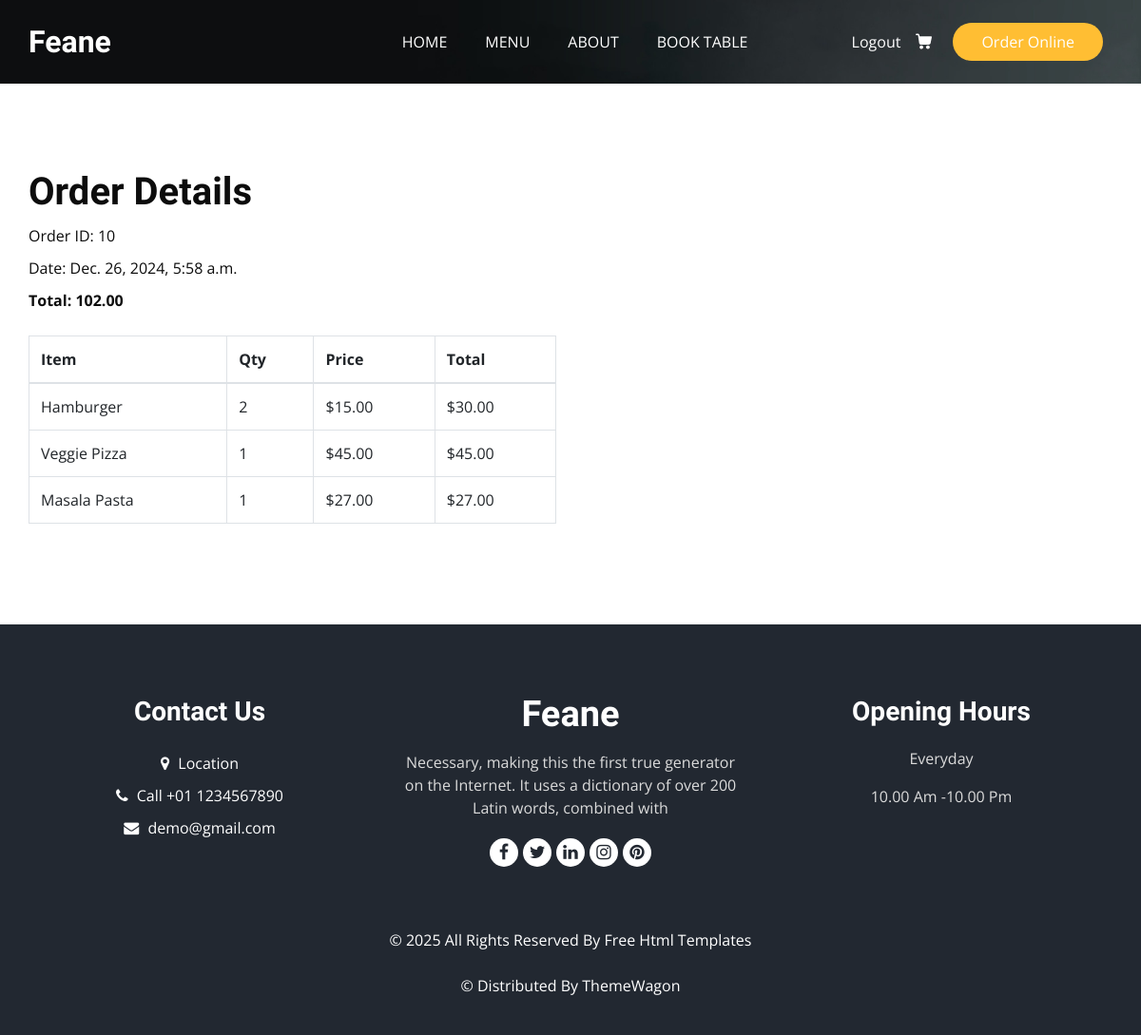
Page /order/10 (signed in) on the committed database.
### Base_App/models.py (models this page shows, shortened)
class Order(models.Model):
    user = models.ForeignKey(User, on_delete=models.CASCADE)
    created_at = models.DateTimeField(auto_now_add=True)
    total_price = models.DecimalField(max_digits=10, decimal_places=2)
    is_completed = models.BooleanField(default=False)

class OrderItem(models.Model):
    order = models.ForeignKey(Order, on_delete=models.CASCADE,related_name='items')
    dish = models.ForeignKey(Dish, on_delete=models.CASCADE)
    quantity = models.PositiveIntegerField(default=1)
    price = models.DecimalField(max_digits=10, decimal_places=2)
    @property
    def total_price(self):
        return self.dish.price * self.quantity

class Dish(models.Model):
    name = models.CharField(max_length=50)
    description = models.TextField()
    price = models.DecimalField(max_digits=6,decimal_places=2)
    image = models.ImageField(upload_to='dishes/')
    category = models.ForeignKey(Category,on_delete=models.CASCADE,related_name='dishes')

### Base_App/views.py (the view)
# urls.py: path('order/<int:order_id>',order_details,name='order_details')
@login_required
def order_details(request,order_id):
    order=Order.objects.filter(id=order_id,user=request.user).first()
    if not order:
        messages.error(request,"Order not found")
        return redirect('home')
    return render(request,'order_details.html',{'order':order})

### templates/order_details.html
{% extends "base.html" %}
{% block class %}
class="sub_page"
{% endblock class %}
{% block book %}
  <section class="book_section layout_padding">
    <div class="container">
      <div class="heading_container">
        <h2>
          Order Details
        </h2>
        <p>Order ID: {{order.id}}</p>
        <p>Date: {{order.created_at}}</p>
        <p><b>Total: {{order.total_price}}</b></p>
      </div>
      <div class="row">
        <div class="col-sm-4 col-md-6">
          <table class="table  table-bordered">
            <thead>
              <tr>
                  <th>Item</th>
                  <th>Qty</th>
                  <th>Price</th>
                  <th>Total</th>
              </tr>
            </thead>
            <tbody class="table-group-divider">
              {% for item in order.items.all %}
              <tr>
                  <td>{{item.dish.name}}</td>
                  <td>{{item.quantity}}</td>
                  <td>${{item.price}}</td>
                  <td>${{item.total_price}}</td>
              </tr>
              {% endfor %}
            </tbody>
          </table>
        </div>
      </div>
    </div>
  </section>
{% endblock book %}

### static/css/style.css (style rules this page uses)
body { font-family: "Open Sans", sans-serif; color: #0c0c0c; background-color: #ffffff; overflow-x: hidden; }
.layout_padding { padding: 90px 0; }
h1, h2 { font-family: 'Dancing Script', cursive; }
.heading_container { display: -webkit-box; display: -ms-flexbox; display: flex; -webkit-box-orient: vertical; -webkit-box-direction: normal; -ms-flex-direction: column; flex-direction: column; -webkit-box-align: start; -ms-flex-align: start; align-items: flex-start; }
.heading_container h2 { position: relative; margin-bottom: 0; font-size: 2.5rem; font-weight: bold; }
.heading_container p { margin-top: 10px; margin-bottom: 0; }
.book_section { position: relative; }
.book_section .heading_container { margin-bottom: 25px; }

### static/css/responsive.css (style rules this page uses)
@media (min-width: 1200px) { .container { max-width: 1170px; } }

### rows in the picture
Order: id "10", created_at "Dec. 26, 2024, 5:58 a.m.", total_price "102.00"
OrderItem: dish.name "Hamburger", quantity "2", price "15.00", total_price "30.00"
OrderItem: dish.name "Veggie Pizza", quantity "1", price "45.00", total_price "45.00"
OrderItem: dish.name "Masala Pasta", quantity "1", price "27.00", total_price "27.00"
